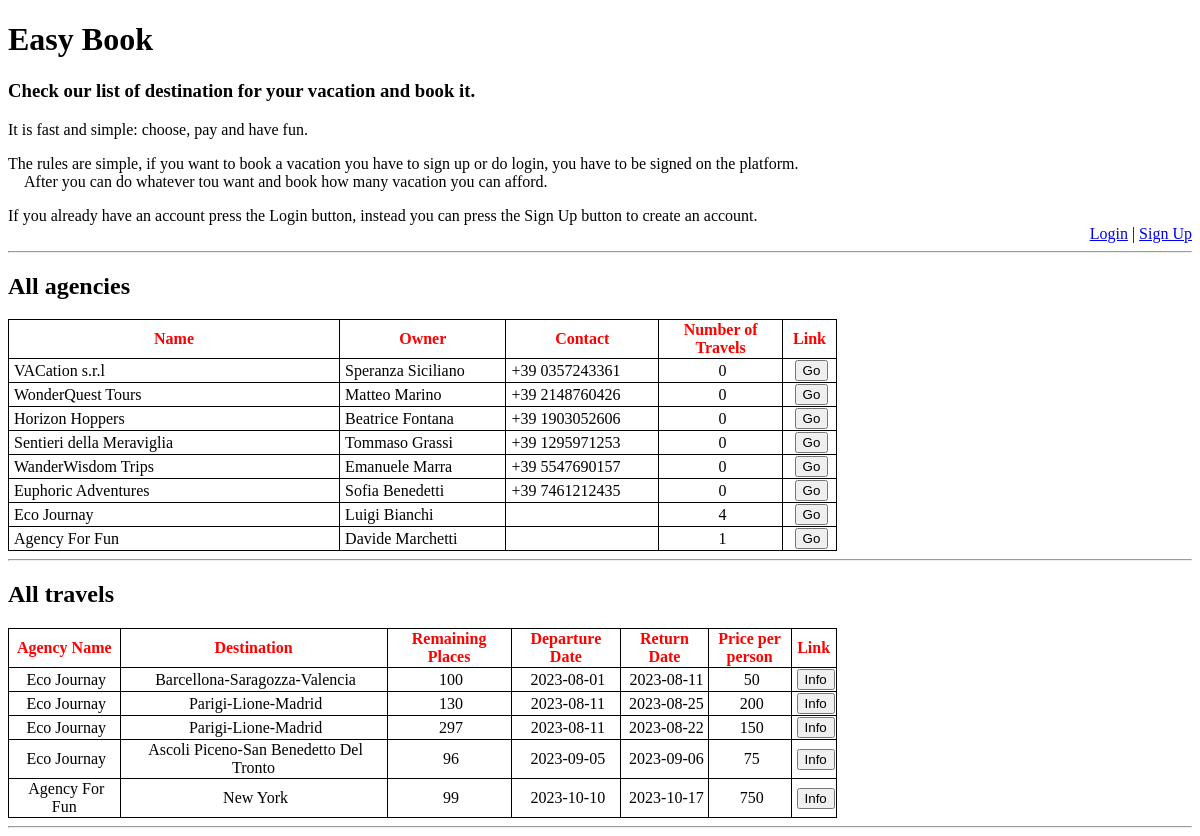
Before: / with the older database file.
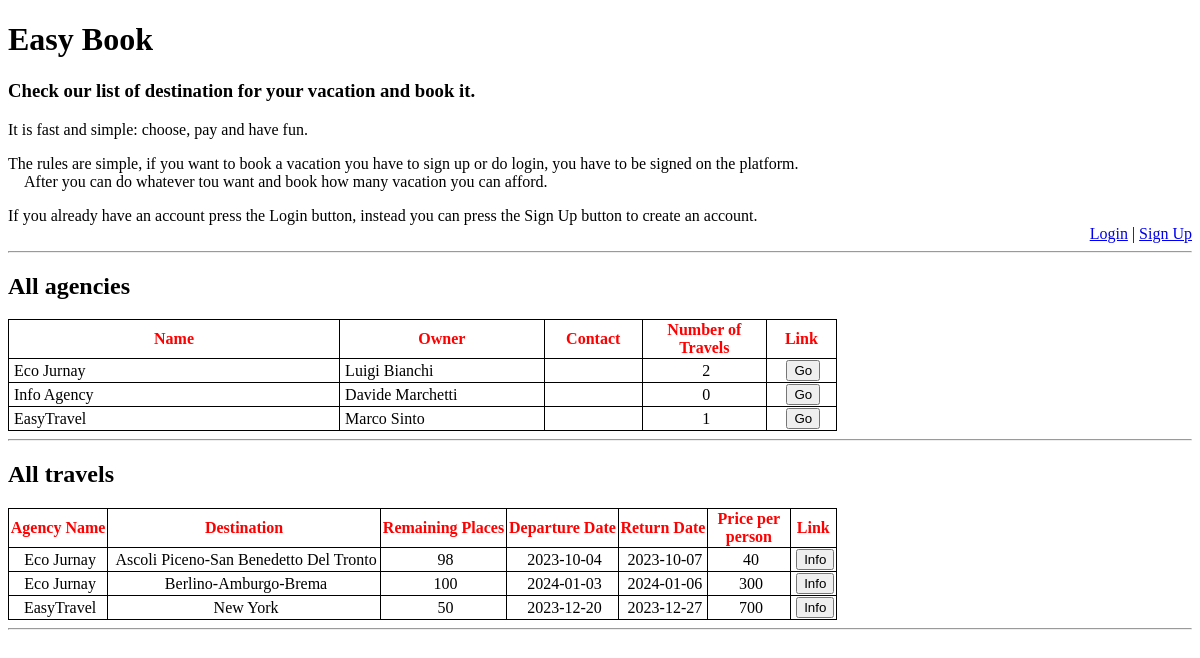
After: the same page with the newer database file.
### tables this page shows
CREATE TABLE `agenzia` (
  `id` int NOT NULL,
  `nome` varchar(100) NOT NULL,
  `proprietario` varchar(100) NOT NULL,
  `sedeFisica` varchar(100) DEFAULT NULL,
  `telefono` varchar(14) DEFAULT NULL,
  `id_utente` int NOT NULL
);

CREATE TABLE `viaggio` (
  `id` int NOT NULL,
  `postiDisponibili` int NOT NULL,
  `dataPartenza` date NOT NULL,
  `dataArrivo` date NOT NULL,
  `prezzo` int NOT NULL,
  `id_agenzia` int NOT NULL,
  `id_itinerario` int NOT NULL
);

### index.php (the view, shortened to what this page needs)
<!DOCTYPE html>
<html lang="en">
<head>
    <link rel="stylesheet" href="style/style.css">
</head>
<body>
    <h1>Easy Book</h1>
    <h3>Check our list of destination for your vacation and book it.</h3>
    <p>It is fast and simple: choose, pay and have fun.</p>
    <p>The rules are simple, if you want to book a vacation you have to sign up or do login, you have to be signed on the platform. <br>
        &emsp;After you can do whatever tou want and book how many vacation you can afford.
    </p>
    <?php
    include_once("database/dbConnection.php");
    $conn = OpenCon();
    if (!isset($_SESSION["id"])) {
        echo ("If you already have an account press the Login button, instead you can press the Sign Up button to create an account.");
    }
    ?>
    <hr>
    <h2>All agencies</h2>
    <agency style="overflow-y: auto;">
        <table style="width: 70%; height: 7px">
            <tr>
                <th style="width: 40%">Name</th>
                <th>Owner</th>
                <th>Contact</th>
                <th style="width: 15%">Number of Travels</th>
                <th>Link</th>
            </tr>
            <?php
            $query = 'SELECT *, (SELECT COUNT(v.id) FROM viaggio as v WHERE v.id_agenzia = a.id) AS nt FROM agenzia AS a';
            $res = $conn->query($query);
            foreach ($res as $r) {
                echo ("<tr>");
                echo ("<td>" . $r["nome"] . "</td>");
                echo ("<td>" . $r["proprietario"] . "</td>");
                echo ("<td>" . $r["telefono"] . "</td>");
                echo ("<td style = \"text-align: center\">" . $r["nt"] . "</td>");
            ?>
                <td style="text-align: center">
                    <form action="agency/info_agency.php" method="get">
                        <button type="submit" name="agency" value="<?php echo ($r["nome"]); ?>">Go</button>
                    </form>
                </td>
            <?php
                echo ("</tr>");
            }
            ?>
        </table>
    </agency>
    <hr>
    <h2>All travels</h2>
    <travel>
        <table style="width: 70%; text-align: center">
            <tr>
                <th>Agency Name</th>
                <th>Destination</th>
                <th>Remaining Places</th>
                <th>Departure Date</th>
                <th>Return Date</th>
                <th style="width: 10%">Price per person</th>
                <th>Link</th>
            </tr>
            <?php
            $travel_query = 'SELECT a.id as agency, a.nome AS nome, v.postiDisponibili AS places, v.dataPartenza AS depart,
                            v.dataArrivo AS retur, v.prezzo AS price, v.id_itinerario AS id_itinerario, v.id as id
                        FROM viaggio AS v, agenzia AS a WHERE a.id = v.id_agenzia';
            $travel = $conn->query($travel_query);
            foreach ($travel as $x) {
                echo ("<tr>");
                $dest_query = 'SELECT l.nome FROM localita as l, itinerario_localita as il
                        WHERE l.id = il.id_localita
                        AND il.id_itinerario = \'' . $x["id_itinerario"] . '\'';
                $dest = $conn->query($dest_query);
                $cities = "";
                foreach ($dest as $c) {
                    $cities .= ($c["nome"] . '-');
                }
                $cities = substr_replace($cities, "", -1);
                echo ("<td>{$x["nome"]}</td>");
                echo ("<td>{$cities}</td>");
                echo ("<td>{$x["places"]}</td>");
                echo ("<td>{$x["depart"]}</td>");
                echo ("<td>{$x["retur"]}</td>");
                echo ("<td>{$x["price"]}</td>");
                echo ("<td style=\"text-align: center\">
                    <form action=\"agency/info_travel.php?travel={$x["id"]}\" method=\"get\">
                        <button name=\"travel\" value=\"{$x["id"]}\">Info</button>
                    </form>");
                echo ("</td>");
                echo ("</tr>");
            }
            ?>
        </table>
    </travel>
</body>
<footer>
    <hr>
</footer>
</html>

Changed rows visible on the page:
removed agenzia: nome "VACation s.r.l", proprietario "Speranza Siciliano", telefono "+39 0357243361", nt "0"
removed agenzia: nome "WonderQuest Tours", proprietario "Matteo Marino", telefono "+39 2148760426", nt "0"
removed agenzia: nome "Horizon Hoppers", proprietario "Beatrice Fontana", telefono "+39 1903052606", nt "0"
removed agenzia: nome "Sentieri della Meraviglia", proprietario "Tommaso Grassi", telefono "+39 1295971253", nt "0"
removed agenzia: nome "WanderWisdom Trips", proprietario "Emanuele Marra", telefono "+39 5547690157", nt "0"
removed agenzia: nome "Euphoric Adventures", proprietario "Sofia Benedetti", telefono "+39 7461212435", nt "0"
removed agenzia: nome "Eco Journay", proprietario "Luigi Bianchi", nt "4"
removed agenzia: nome "Agency For Fun", proprietario "Davide Marchetti", nt "1"
removed viaggio: id_agenzia.nome "Eco Journay", cities "Barcellona-Saragozza-Valencia", postiDisponibili "100", dataPartenza "2023-08-01", dataArrivo "2023-08-11", prezzo "50", $x["id"] 1 (drawn)
removed viaggio: id_agenzia.nome "Eco Journay", cities "Parigi-Lione-Madrid", postiDisponibili "130", dataPartenza "2023-08-11", dataArrivo "2023-08-25", prezzo "200", $x["id"] 2 (drawn)
removed viaggio: id_agenzia.nome "Eco Journay", cities "Parigi-Lione-Madrid", postiDisponibili "297", dataPartenza "2023-08-11", dataArrivo "2023-08-22", prezzo "150", $x["id"] 3 (drawn)
removed viaggio: id_agenzia.nome "Eco Journay", cities "Ascoli Piceno-San Benedetto Del Tronto", postiDisponibili "96", dataPartenza "2023-09-05", dataArrivo "2023-09-06", prezzo "75", $x["id"] 8 (drawn)
removed viaggio: id_agenzia.nome "Agency For Fun", cities "New York", postiDisponibili "99", dataPartenza "2023-10-10", dataArrivo "2023-10-17", prezzo "750", $x["id"] 9 (drawn)
added agenzia: nome "Eco Jurnay", proprietario "Luigi Bianchi", nt "2"
added agenzia: nome "Info Agency", proprietario "Davide Marchetti", nt "0"
added agenzia: nome "EasyTravel", proprietario "Marco Sinto", nt "1"
added viaggio: id_agenzia.nome "Eco Jurnay", cities "Ascoli Piceno-San Benedetto Del Tronto", postiDisponibili "98", dataPartenza "2023-10-04", dataArrivo "2023-10-07", prezzo "40", $x["id"] 10 (drawn)
added viaggio: id_agenzia.nome "Eco Jurnay", cities "Berlino-Amburgo-Brema", postiDisponibili "100", dataPartenza "2024-01-03", dataArrivo "2024-01-06", prezzo "300", $x["id"] 11 (drawn)
added viaggio: id_agenzia.nome "EasyTravel", cities "New York", postiDisponibili "50", dataPartenza "2023-12-20", dataArrivo "2023-12-27", prezzo "700", $x["id"] 12 (drawn)
